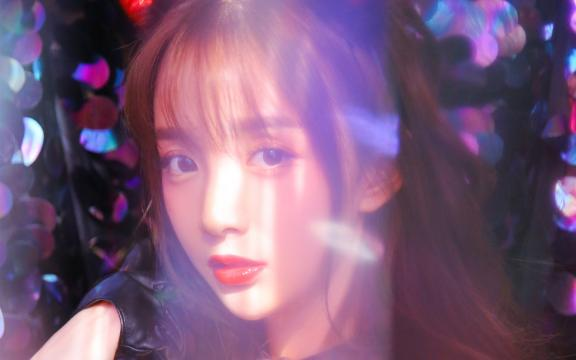
//> input picture data/images/cos.jpg, 576 x 360 px
$ ./day006   (built with g++ and OpenCV 4)
//> lines starting //> are read from the running program, lines starting //| are printed output that depends on the picture; after the words box and inside, x2 and y2 are one past the last pixel; in counts of white or black regions, pixels touching at a corner belong together
#include <opencv2/opencv.hpp>
#include <iostream>

using namespace cv;
using namespace std;
void customColorMap(Mat &image);
int main(int argc, const char *argv[])
{
	Mat src = imread("D:/vcprojects/images/cos.jpg");
//> src is the input picture: 360 rows x 576 cols, CV_8UC3; mean B, G, R 121, 90.8, 123.9
	if (src.empty())
	{
		printf("could not load image...\n");
		return -1;
	}
	Mat gray, dst;
	// 使用LUT
	applyColorMap(src, dst, COLORMAP_SUMMER);
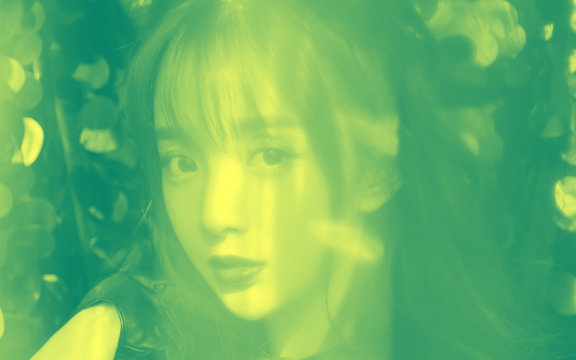
//> dst: 360 rows x 576 cols, CV_8UC3; mean B, G, R 102, 179.6, 104.1
	// 显示结果
	imshow("colorMap", dst);

	cvtColor(src, gray, COLOR_BGR2GRAY);
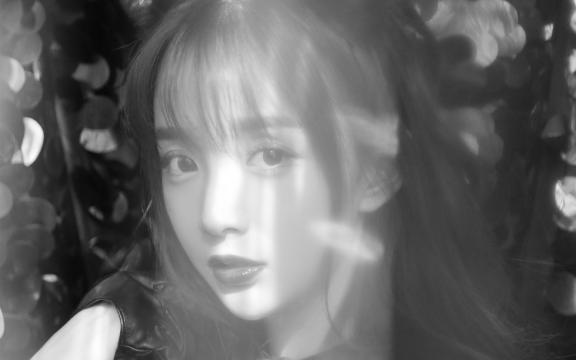
//> gray: 360 rows x 576 cols, CV_8UC1; min 6, max 255, mean 104.1
	imshow("gray", gray);
	customColorMap(gray);

	waitKey(0);
	return 0;
}

void customColorMap(Mat &image) {
	int lut[256];
	for (int i = 0; i < 256; i++) {
		if (i < 127)
			lut[i] = 0;
		else
			lut[i] = 255;
	}

	int h = image.rows;
//> h = 360
	int w = image.cols;
//> w = 576
	for (int row = 0; row < h; row++) {
		for (int col = 0; col < w; col++) {
			int pv = image.at<uchar>(row, col);
			image.at<uchar>(row, col) = lut[pv];
		}
	}
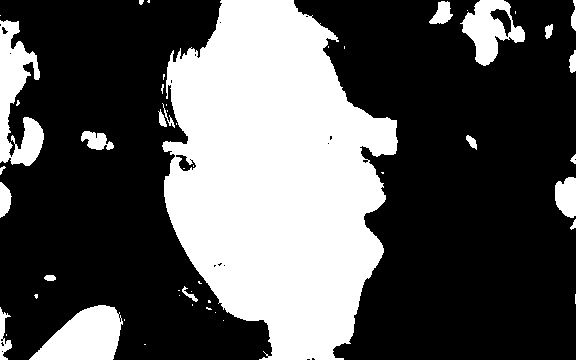
//> image: 360 rows x 576 cols, CV_8UC1; 33.9% white; 50 white regions (29 under 20 px), largest, box (x1, y1, x2, y2) and area: (162, 0, 398, 360) 58404, (0, 20, 44, 166) 3470, (29, 305, 123, 360) 3323
	imshow("lut demo", image);
}
